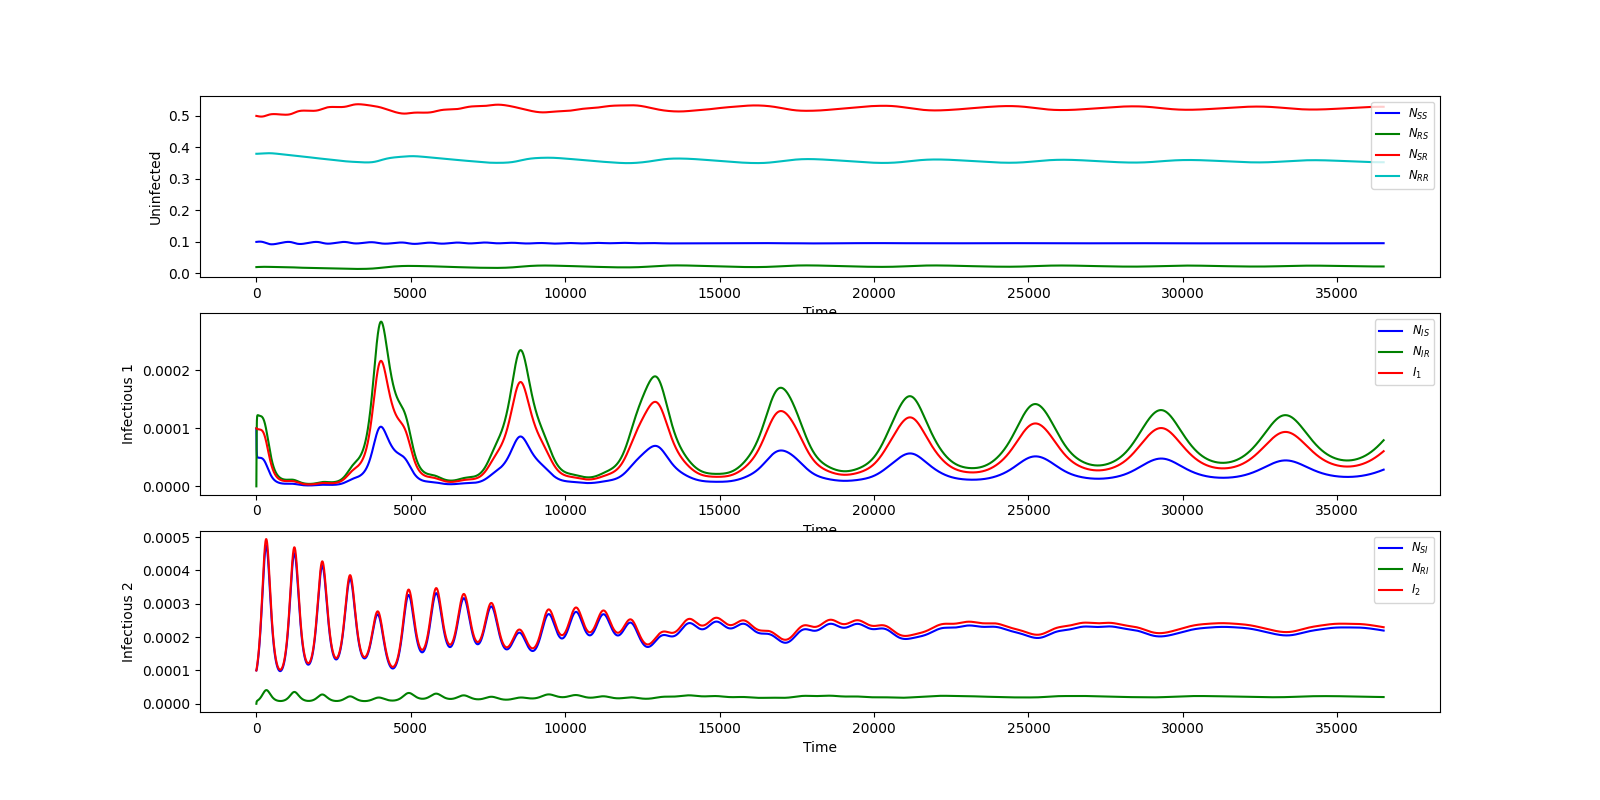

Recreate this plot in Python.
#!/usr/bin/env python3

####################################################################
###    This is the PYTHON version of program 4.1 from page 118 of  #
### "Modeling Infectious Disease in humans and animals"            #
### by Keeling & Rohani.										   #
###																   #
### It is a 2 strain SIR disease model, where parameter alpha      #
### governs partial susceptibility and parameter a governs partial #
### transmissibility. Note that in theory alpha or a could be      #
### greater than one to imply enhanced susceptibility or 		   #
### transmissibility.											   #
####################################################################

###################################
### Written by Ilias Soumpasis    #
### [email redacted]	  #
###################################

# Enviroment Preparation
import scipy.integrate as spi
import numpy as np
import pylab as pl
from matplotlib.font_manager import FontProperties

# Parameters
beta=np.array([260, 520])/365.0;
gamma=np.array([1, 1])/7.0;
nu=mu=1/(70*365.0);
alpha=np.array([0.5, 0.4]);
a=np.array([0.4, 0.5]);
ND=MaxTime=100*365;
TS=1.0
NSS=0.1; NIS=1e-4;NRS=0.02;NRI=0.0;NSI=1e-4;NSR=0.5;NIR=0.0
I=np.array([NSS, NIS,NRS,NRI,NSI,NSR,NIR])

INPUT=np.array([NSS, NIS,NRS,NRI,NSI,NSR,NIR,1-sum(I)])

# Moeel Definition
def diff_eqs(INP,t):
	'''The main set of equations'''
	Y=np.zeros((8))
	V = INP
	lambda1=beta[0]*(V[1]+a[0]*V[6])
	lambda2=beta[1]*(V[4]+a[1]*V[3])
	Y[0] = mu - V[0] * (lambda1 + lambda2) - mu * V[0]
	Y[1] = V[0]*lambda1 - gamma[0]*V[1] - mu*V[1]
	Y[2] = gamma[0]*V[1] - alpha[1]*V[2]*lambda2 - mu*V[2]
	Y[3] = alpha[1]*V[2]*lambda2 - gamma[1]*V[3] - mu*V[3]
	Y[4] = V[0] * lambda2 - gamma[1]*V[4] - mu*V[4]
	Y[5] = gamma[1]*V[4] - alpha[0]*V[5]*lambda1 - mu*V[5]
	Y[6] = alpha[0]*V[5]*lambda1 - gamma[0]*V[6] - mu*V[6]
	Y[7] = gamma[0] * V[6] + gamma[1]*V[3] - mu * V[7]
	return Y   # For odeint

# Model Run
t_start = 0.0; t_end = ND; t_inc = TS
t_range = np.arange(t_start, t_end+t_inc, t_inc)
RES = spi.odeint(diff_eqs,INPUT,t_range)

# Print Results
print (RES)

#Ploting
pl.figure(figsize=(16, 8))
pl.subplot(311)
pl.plot(RES[:,0], 'b-', label=r'$N_{SS}$')
pl.plot(RES[:,2], 'g-', label=r'$N_{RS}$')
pl.plot(RES[:,5], 'r-', label=r'$N_{SR}$')
pl.plot(RES[:,7], 'c-', label=r'$N_{RR}$')
pl.xlabel ('Time')
pl.ylabel ('Uninfected')
pl.legend(loc=1, prop = FontProperties(size='smaller'))
pl.subplot(312)
pl.plot(RES[:,1], 'b-', label=r'$N_{IS}$')
pl.plot(RES[:,6], 'g-', label=r'$N_{IR}$')
pl.plot((RES[:,1]+a[0]*RES[:,6]), 'r-', label=r'$I_1$')
pl.xlabel ('Time')
pl.ylabel ('Infectious 1')
pl.legend(loc=1, prop = FontProperties(size='smaller'))
pl.subplot(313)
pl.plot(RES[:,4], 'b-', label=r'$N_{SI}$')
pl.plot(RES[:,3], 'g-', label=r'$N_{RI}$')
pl.plot((RES[:,4]+a[1]*RES[:,3]), 'r-', label=r'$I_2$')
pl.xlabel ('Time')
pl.ylabel ('Infectious 2')
pl.legend(loc=1, prop = FontProperties(size='smaller'))
pl.savefig('Program_4_1.png')

## In case Tex commands do not work for you try this:
# pl.figure(figsize=(16, 8))
# pl.subplot(311)
# pl.plot(RES[:,0], 'b-', label='NSS')
# pl.plot(RES[:,2], 'g-', label='NRS')
# pl.plot(RES[:,5], 'r-', label='NSR')
# pl.plot(RES[:,7], 'c-', label='NRR')
# pl.xlabel ('Time')
# pl.ylabel ('Uninfected')
# pl.legend(loc=1)
# pl.subplot(312)
# pl.plot(RES[:,1], 'b-', label='NIS')
# pl.plot(RES[:,6], 'g-', label='NIR')
# pl.plot((RES[:,1]+a[0]*RES[:,6]), 'r-', label='I1')
# pl.xlabel ('Time')
# pl.ylabel ('Infectious 1')
# pl.legend(loc=1)
# pl.subplot(313)
# pl.plot(RES[:,4], 'b-', label='NSI')
# pl.plot(RES[:,3], 'g-', label='NRI')
# pl.plot((RES[:,4]+a[1]*RES[:,3]), 'r-', label='I2')
# pl.xlabel ('Time')
# pl.ylabel ('Infectious 2')
# pl.savefig('Program_4_1.png')
# pl.legend(loc=1)

pl.show()
